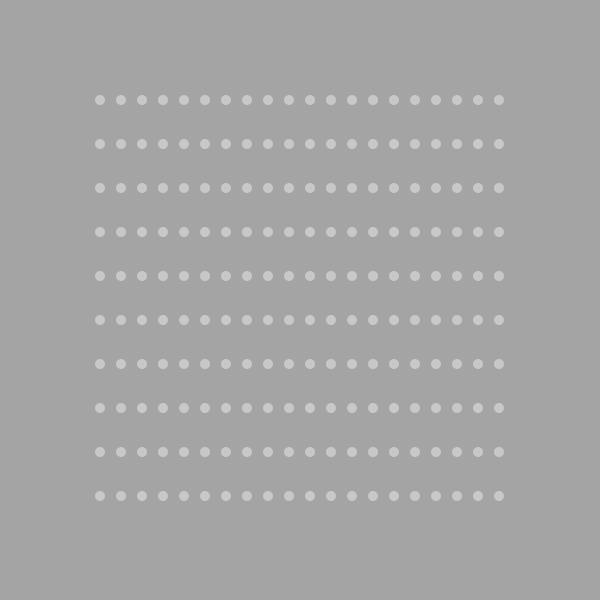
Frame 1 (no input)
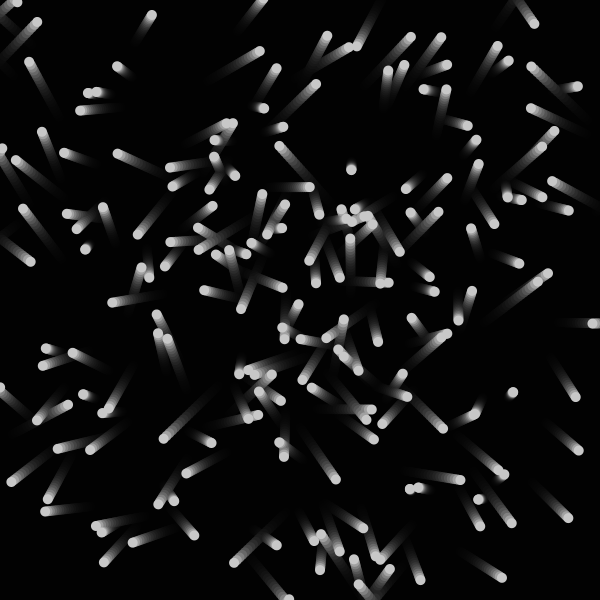
Frame 60 (the mouse pressed at the canvas centre just before this capture)
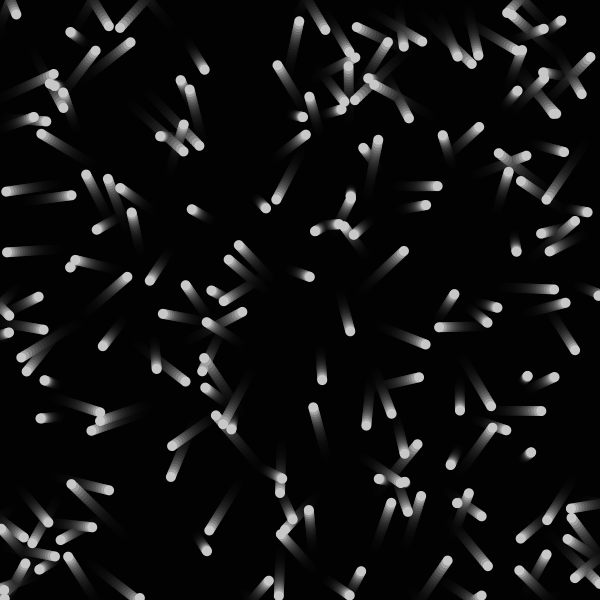
Frame 120 (the mouse held since frame 60 and released just before this capture)

The Processing sketch that drew these frames (run headless with seeded random() and noise(); from frame 60 on, the mouse is pressed at the canvas centre):

// Processing sketch: array_2d_6
// ── array_2d_6.pde
int COLS_NUM = 20;
int ROWS_NUM = 10;

float[][] posx = new float[COLS_NUM][ROWS_NUM];
float[][] posy = new float[COLS_NUM][ROWS_NUM];

float[][] velx = new float[COLS_NUM][ROWS_NUM];
float[][] vely = new float[COLS_NUM][ROWS_NUM];

void setup() {
  size(600, 600);

  float xStepAmount = (width - 200)/(posx.length - 1);
  float yStepAmount = (height - 200)/(posx[0].length - 1);

  for (int i = 0; i < posx.length; i++) {
    for (int j = 0; j < posx[0].length; j++) {
      posx[i][j] = 100 + i * xStepAmount;
      posy[i][j] = 100 + j * yStepAmount;
      velx[i][j] = random(-3,3);
      vely[i][j] = random(-3,3);
    }
  }

  noCursor();
  noStroke();
}

void draw() {
  fill(0,50);
  rect(0,0,width,height);

  for (int i = 0; i < posx.length; i++) {
    for (int j = 0; j < posx[0].length; j++) {

      fill(200);      
      ellipse(posx[i][j], posy[i][j], 10, 10);
      
      if (posx[i][j] < 0 || posx[i][j] > width) {
        velx[i][j] *= -1;
        posx[i][j] += velx[i][j];
      } else {
        posx[i][j] += velx[i][j];
      }
      
      if (posy[i][j] < 0 || posy[i][j] > height) {
        vely[i][j] *= -1;
        posy[i][j] += vely[i][j];
      } else {
        posy[i][j] += vely[i][j];
      }
    }
  }
}
